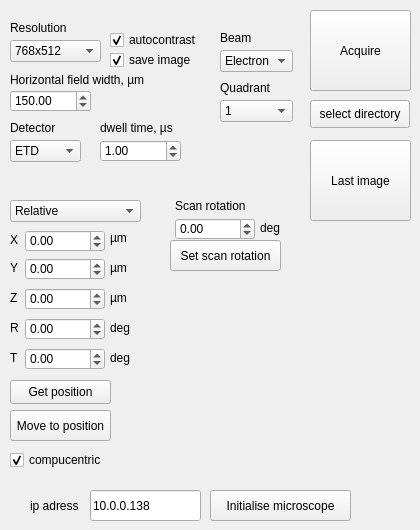
       <widget class="QWidget" name="tab">
        <attribute name="title">
         <string>SEM</string>
        </attribute>
        <widget class="QPushButton" name="pushButton_acquire">
         <property name="geometry">
          <rect>
           <x>310</x>
           <y>10</y>
           <width>101</width>
           <height>81</height>
          </rect>
         </property>
         <property name="text">
          <string>Acquire</string>
         </property>
        </widget>
        <widget class="QLabel" name="label_3">
         <property name="geometry">
          <rect>
           <x>10</x>
           <y>70</y>
           <width>161</width>
           <height>20</height>
          </rect>
         </property>
         <property name="text">
          <string>Horizontal field width, µm</string>
         </property>
        </widget>
        <widget class="QComboBox" name="comboBox_detector">
         <property name="geometry">
          <rect>
           <x>10</x>
           <y>140</y>
           <width>71</width>
           <height>22</height>
          </rect>
         </property>
         <item>
          <property name="text">
           <string>ETD</string>
          </property>
         </item>
         <item>
          <property name="text">
           <string>TLD</string>
          </property>
         </item>
         <item>
          <property name="text">
           <string>ICE</string>
          </property>
         </item>
        </widget>
        <widget class="QLabel" name="label">
         <property name="geometry">
          <rect>
           <x>10</x>
           <y>120</y>
           <width>61</width>
           <height>16</height>
          </rect>
         </property>
         <property name="text">
          <string>Detector</string>
         </property>
        </widget>
        <widget class="QLabel" name="label_2">
         <property name="geometry">
          <rect>
           <x>100</x>
           <y>120</y>
           <width>111</width>
           <height>16</height>
          </rect>
         </property>
         <property name="text">
          <string>dwell time, µs</string>
         </property>
        </widget>
        <widget class="QDoubleSpinBox" name="spinBox_horizontal_field_width">
         <property name="geometry">
          <rect>
           <x>10</x>
           <y>90</y>
           <width>81</width>
           <height>22</height>
          </rect>
         </property>
         <property name="maximum">
          <double>10000000.000000000000000</double>
         </property>
         <property name="value">
          <double>150.000000000000000</double>
         </property>
        </widget>
        <widget class="QDoubleSpinBox" name="spinBox_dwell_time">
         <property name="geometry">
          <rect>
           <x>100</x>
           <y>140</y>
           <width>81</width>
           <height>22</height>
          </rect>
         </property>
         <property name="maximum">
          <double>10000000.000000000000000</double>
         </property>
         <property name="value">
          <double>1.000000000000000</double>
         </property>
        </widget>
        <widget class="QPushButton" name="pushButton_select_directory">
         <property name="geometry">
          <rect>
           <x>310</x>
           <y>100</y>
           <width>100</width>
           <height>28</height>
          </rect>
         </property>
         <property name="text">
          <string>select directory</string>
         </property>
        </widget>
        <widget class="QComboBox" name="comboBox_resolution">
         <property name="geometry">
          <rect>
           <x>10</x>
           <y>40</y>
           <width>91</width>
           <height>22</height>
          </rect>
         </property>
         <item>
          <property name="text">
           <string>768x512</string>
          </property>
         </item>
         <item>
          <property name="text">
           <string>1536x1024</string>
          </property>
         </item>
         <item>
          <property name="text">
           <string>3072x2048</string>
          </property>
         </item>
         <item>
          <property name="text">
           <string>6144x4096</string>
          </property>
         </item>
        </widget>
        <widget class="QLabel" name="label_28">
         <property name="geometry">
          <rect>
           <x>10</x>
           <y>20</y>
           <width>101</width>
           <height>16</height>
          </rect>
         </property>
         <property name="text">
          <string>Resolution</string>
         </property>
        </widget>
        <widget class="QPushButton" name="pushButton_initialise_microscope">
         <property name="geometry">
          <rect>
           <x>210</x>
           <y>490</y>
           <width>141</width>
           <height>31</height>
          </rect>
         </property>
         <property name="text">
          <string>Initialise microscope</string>
         </property>
        </widget>
        <widget class="QLineEdit" name="lineEdit_ip_address">
         <property name="geometry">
          <rect>
           <x>90</x>
           <y>490</y>
           <width>111</width>
           <height>31</height>
          </rect>
         </property>
         <property name="text">
          <string>10.0.0.138</string>
         </property>
        </widget>
        <widget class="QLabel" name="label_14">
         <property name="geometry">
          <rect>
           <x>30</x>
           <y>490</y>
           <width>55</width>
           <height>31</height>
          </rect>
         </property>
         <property name="text">
          <string>ip adress</string>
         </property>
        </widget>
        <widget class="QCheckBox" name="checkBox_autocontrast">
         <property name="geometry">
          <rect>
           <x>110</x>
           <y>30</y>
           <width>111</width>
           <height>20</height>
          </rect>
         </property>
         <property name="text">
          <string>autocontrast</string>
         </property>
         <property name="checked">
          <bool>true</bool>
         </property>
        </widget>
        <widget class="QPushButton" name="pushButton_last_image">
         <property name="geometry">
          <rect>
           <x>310</x>
           <y>140</y>
           <width>101</width>
           <height>81</height>
          </rect>
         </property>
         <property name="text">
          <string>Last image</string>
         </property>
        </widget>
        <widget class="QCheckBox" name="checkBox_save_image">
         <property name="geometry">
          <rect>
           <x>110</x>
           <y>50</y>
           <width>111</width>
           <height>20</height>
          </rect>
         </property>
         <property name="text">
          <string>save image</string>
         </property>
         <property name="checked">
          <bool>true</bool>
         </property>
        </widget>
        <widget class="QComboBox" name="comboBox_beam_type">
         <property name="geometry">
          <rect>
           <x>220</x>
           <y>50</y>
           <width>73</width>
           <height>22</height>
          </rect>
         </property>
         <item>
          <property name="text">
           <string>Electron</string>
          </property>
         </item>
         <item>
          <property name="text">
           <string>Ion</string>
          </property>
         </item>
        </widget>
        <widget class="QLabel" name="label_4">
         <property name="geometry">
          <rect>
           <x>220</x>
           <y>30</y>
           <width>41</width>
           <height>16</height>
          </rect>
         </property>
         <property name="text">
          <string>Beam</string>
         </property>
        </widget>
        <widget class="QComboBox" name="comboBox_quadrant">
         <property name="geometry">
          <rect>
           <x>220</x>
           <y>100</y>
           <width>73</width>
           <height>22</height>
          </rect>
         </property>
         <item>
          <property name="text">
           <string>1</string>
          </property>
         </item>
         <item>
          <property name="text">
           <string>2</string>
          </property>
         </item>
         <item>
          <property name="text">
           <string>3</string>
          </property>
         </item>
         <item>
          <property name="text">
           <string>4</string>
          </property>
         </item>
        </widget>
        <widget class="QLabel" name="label_8">
         <property name="geometry">
          <rect>
           <x>220</x>
           <y>80</y>
           <width>61</width>
           <height>16</height>
          </rect>
         </property>
         <property name="text">
          <string>Quadrant</string>
         </property>
        </widget>
        <widget class="QPushButton" name="pushButton_move_stage">
         <property name="geometry">
          <rect>
           <x>10</x>
           <y>410</y>
           <width>101</width>
           <height>31</height>
          </rect>
         </property>
         <property name="text">
          <string>Move to position</string>
         </property>
        </widget>
        <widget class="QDoubleSpinBox" name="doubleSpinBox_stage_z">
         <property name="geometry">
          <rect>
           <x>25</x>
           <y>288</y>
           <width>80</width>
           <height>22</height>
          </rect>
         </property>
         <property name="minimum">
          <double>-100000.000000000000000</double>
         </property>
         <property name="maximum">
          <double>100000.000000000000000</double>
         </property>
        </widget>
        <widget class="QDoubleSpinBox" name="doubleSpinBox_stage_t">
         <property name="geometry">
          <rect>
           <x>25</x>
           <y>348</y>
           <width>80</width>
           <height>22</height>
          </rect>
         </property>
         <property name="minimum">
          <double>-100000.000000000000000</double>
         </property>
         <property name="maximum">
          <double>360.000000000000000</double>
         </property>
        </widget>
        <widget class="QLabel" name="label_26">
         <property name="geometry">
          <rect>
           <x>10</x>
           <y>320</y>
           <width>21</width>
           <height>16</height>
          </rect>
         </property>
         <property name="text">
          <string>R</string>
         </property>
        </widget>
        <widget class="QDoubleSpinBox" name="doubleSpinBox_stage_y">
         <property name="geometry">
          <rect>
           <x>25</x>
           <y>258</y>
           <width>80</width>
           <height>22</height>
          </rect>
         </property>
         <property name="minimum">
          <double>-100000.000000000000000</double>
         </property>
         <property name="maximum">
          <double>100000.000000000000000</double>
         </property>
         <property name="value">
          <double>0.000000000000000</double>
         </property>
        </widget>
        <widget class="QDoubleSpinBox" name="doubleSpinBox_stage_x">
         <property name="geometry">
          <rect>
           <x>25</x>
           <y>230</y>
           <width>80</width>
           <height>22</height>
          </rect>
         </property>
         <property name="minimum">
          <double>-100000.000000000000000</double>
         </property>
         <property name="maximum">
          <double>100000.000000000000000</double>
         </property>
        </widget>
        <widget class="QLabel" name="label_25">
         <property name="geometry">
          <rect>
           <x>10</x>
           <y>290</y>
           <width>21</width>
           <height>16</height>
          </rect>
         </property>
         <property name="text">
          <string>Z</string>
         </property>
        </widget>
        <widget class="QLabel" name="label_27">
         <property name="geometry">
          <rect>
           <x>10</x>
           <y>350</y>
           <width>21</width>
           <height>16</height>
          </rect>
         </property>
         <property name="text">
          <string>T</string>
         </property>
        </widget>
        <widget class="QLabel" name="label_23">
         <property name="geometry">
          <rect>
           <x>10</x>
           <y>232</y>
           <width>21</width>
           <height>16</height>
          </rect>
         </property>
         <property name="text">
          <string>X</string>
         </property>
        </widget>
        <widget class="QLabel" name="label_24">
         <property name="geometry">
          <rect>
           <x>10</x>
           <y>260</y>
           <width>21</width>
           <height>16</height>
          </rect>
         </property>
         <property name="text">
          <string>Y</string>
         </property>
        </widget>
        <widget class="QDoubleSpinBox" name="doubleSpinBox_stage_r">
         <property name="geometry">
          <rect>
           <x>25</x>
           <y>318</y>
           <width>80</width>
           <height>22</height>
          </rect>
         </property>
         <property name="minimum">
          <double>-100000.000000000000000</double>
         </property>
         <property name="maximum">
          <double>100000.000000000000000</double>
         </property>
        </widget>
        <widget class="QPushButton" name="pushButton_update_stage_position">
         <property name="geometry">
          <rect>
           <x>10</x>
           <y>380</y>
           <width>101</width>
           <height>24</height>
          </rect>
         </property>
         <property name="text">
          <string>Get position</string>
         </property>
        </widget>
        <widget class="QComboBox" name="comboBox_move_type">
         <property name="geometry">
          <rect>
           <x>10</x>
           <y>200</y>
           <width>131</width>
           <height>22</height>
          </rect>
         </property>
         <item>
          <property name="text">
           <string>Relative</string>
          </property>
         </item>
         <item>
          <property name="text">
           <string>Absolute</string>
          </property>
         </item>
         <item>
          <property name="text">
           <string>Raw coordinates</string>
          </property>
         </item>
        </widget>
        <widget class="QCheckBox" name="checkBox_compucentric">
         <property name="geometry">
          <rect>
           <x>10</x>
           <y>450</y>
           <width>111</width>
           <height>20</height>
          </rect>
         </property>
         <property name="text">
          <string>compucentric</string>
         </property>
         <property name="checked">
          <bool>true</bool>
         </property>
        </widget>
        <widget class="QLabel" name="label_9">
         <property name="geometry">
          <rect>
           <x>110</x>
           <y>350</y>
           <width>31</width>
           <height>16</height>
          </rect>
         </property>
         <property name="text">
          <string>deg</string>
         </property>
        </widget>
        <widget class="QLabel" name="label_35">
         <property name="geometry">
          <rect>
           <x>110</x>
           <y>320</y>
           <width>31</width>
           <height>16</height>
          </rect>
         </property>
         <property name="text">
          <string>deg</string>
         </property>
        </widget>
        <widget class="QLabel" name="label_36">
         <property name="geometry">
          <rect>
           <x>110</x>
           <y>290</y>
           <width>31</width>
           <height>16</height>
          </rect>
         </property>
         <property name="text">
          <string>µm</string>
         </property>
        </widget>
        <widget class="QLabel" name="label_49">
         <property name="geometry">
          <rect>
           <x>110</x>
           <y>260</y>
           <width>31</width>
           <height>16</height>
          </rect>
         </property>
         <property name="text">
          <string>µm</string>
         </property>
        </widget>
        <widget class="QLabel" name="label_50">
         <property name="geometry">
          <rect>
           <x>110</x>
           <y>230</y>
           <width>31</width>
           <height>16</height>
          </rect>
         </property>
         <property name="text">
          <string>µm</string>
         </property>
        </widget>
        <widget class="QLabel" name="label_51">
         <property name="geometry">
          <rect>
           <x>175</x>
           <y>198</y>
           <width>81</width>
           <height>16</height>
          </rect>
         </property>
         <property name="text">
          <string>Scan rotation</string>
         </property>
        </widget>
        <widget class="QLabel" name="label_52">
         <property name="geometry">
          <rect>
           <x>260</x>
           <y>220</y>
           <width>31</width>
           <height>16</height>
          </rect>
         </property>
         <property name="text">
          <string>deg</string>
         </property>
        </widget>
        <widget class="QDoubleSpinBox" name="doubleSpinBox_scan_rotation">
         <property name="geometry">
          <rect>
           <x>175</x>
           <y>218</y>
           <width>80</width>
           <height>22</height>
          </rect>
         </property>
         <property name="minimum">
          <double>-100000.000000000000000</double>
         </property>
         <property name="maximum">
          <double>100000.000000000000000</double>
         </property>
        </widget>
        <widget class="QPushButton" name="pushButton_set_scan_rotation">
         <property name="geometry">
          <rect>
           <x>170</x>
           <y>240</y>
           <width>111</width>
           <height>31</height>
          </rect>
         </property>
         <property name="text">
          <string>Set scan rotation</string>
         </property>
        </widget>
       </widget>
